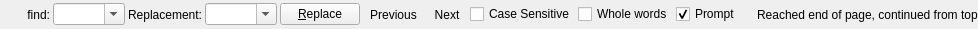
<ui version="4.0" >
 <class>ReplaceWidget</class>
 <widget class="QWidget" name="ReplaceWidget" >
  <property name="geometry" >
   <rect>
    <x>0</x>
    <y>0</y>
    <width>893</width>
    <height>29</height>
   </rect>
  </property>
  <property name="windowTitle" >
   <string>Form</string>
  </property>
  <layout class="QGridLayout" >
   <property name="leftMargin" >
    <number>0</number>
   </property>
   <property name="topMargin" >
    <number>0</number>
   </property>
   <property name="rightMargin" >
    <number>0</number>
   </property>
   <property name="bottomMargin" >
    <number>0</number>
   </property>
   <property name="horizontalSpacing" >
    <number>0</number>
   </property>
   <property name="verticalSpacing" >
    <number>0</number>
   </property>
   <item row="0" column="0" >
    <layout class="QHBoxLayout" >
     <property name="spacing" >
      <number>3</number>
     </property>
     <property name="leftMargin" >
      <number>0</number>
     </property>
     <property name="topMargin" >
      <number>0</number>
     </property>
     <property name="rightMargin" >
      <number>0</number>
     </property>
     <property name="bottomMargin" >
      <number>0</number>
     </property>
     <item>
      <widget class="QToolButton" name="toolClose" >
       <property name="text" >
        <string/>
       </property>
       <property name="icon" >
        <iconset resource="../resources/resources.qrc" >:/toolbar/images/cross.png</iconset>
       </property>
       <property name="autoRaise" >
        <bool>true</bool>
       </property>
      </widget>
     </item>
     <item>
      <widget class="QLabel" name="label_3" >
       <property name="text" >
        <string>find:</string>
       </property>
       <property name="alignment" >
        <set>Qt::AlignRight|Qt::AlignTrailing|Qt::AlignVCenter</set>
       </property>
      </widget>
     </item>
     <item>
      <widget class="QComboBox" name="textFind" >
       <property name="sizePolicy" >
        <sizepolicy vsizetype="Fixed" hsizetype="MinimumExpanding" >
         <horstretch>0</horstretch>
         <verstretch>0</verstretch>
        </sizepolicy>
       </property>
       <property name="maximumSize" >
        <size>
         <width>400</width>
         <height>16777215</height>
        </size>
       </property>
       <property name="editable" >
        <bool>true</bool>
       </property>
      </widget>
     </item>
     <item>
      <widget class="QLabel" name="label_4" >
       <property name="text" >
        <string>Replacement:</string>
       </property>
       <property name="alignment" >
        <set>Qt::AlignRight|Qt::AlignTrailing|Qt::AlignVCenter</set>
       </property>
      </widget>
     </item>
     <item>
      <widget class="QComboBox" name="textReplace" >
       <property name="sizePolicy" >
        <sizepolicy vsizetype="Fixed" hsizetype="MinimumExpanding" >
         <horstretch>0</horstretch>
         <verstretch>0</verstretch>
        </sizepolicy>
       </property>
       <property name="maximumSize" >
        <size>
         <width>400</width>
         <height>16777215</height>
        </size>
       </property>
       <property name="editable" >
        <bool>true</bool>
       </property>
      </widget>
     </item>
     <item>
      <widget class="QPushButton" name="replace" >
       <property name="text" >
        <string>&amp;Replace</string>
       </property>
      </widget>
     </item>
     <item>
      <widget class="QToolButton" name="toolPrevious" >
       <property name="text" >
        <string>Previous</string>
       </property>
       <property name="icon" >
        <iconset resource="../resources/resources.qrc" >:/divers/images/previous.png</iconset>
       </property>
       <property name="toolButtonStyle" >
        <enum>Qt::ToolButtonTextBesideIcon</enum>
       </property>
       <property name="autoRaise" >
        <bool>true</bool>
       </property>
      </widget>
     </item>
     <item>
      <widget class="QToolButton" name="toolNext" >
       <property name="minimumSize" >
        <size>
         <width>0</width>
         <height>0</height>
        </size>
       </property>
       <property name="text" >
        <string>Next</string>
       </property>
       <property name="icon" >
        <iconset resource="../resources/resources.qrc" >:/divers/images/next.png</iconset>
       </property>
       <property name="toolButtonStyle" >
        <enum>Qt::ToolButtonTextBesideIcon</enum>
       </property>
       <property name="autoRaise" >
        <bool>true</bool>
       </property>
       <property name="arrowType" >
        <enum>Qt::NoArrow</enum>
       </property>
      </widget>
     </item>
     <item>
      <widget class="QCheckBox" name="checkCase" >
       <property name="text" >
        <string>Case Sensitive</string>
       </property>
       <property name="checked" >
        <bool>false</bool>
       </property>
      </widget>
     </item>
     <item>
      <widget class="QCheckBox" name="checkWholeWords" >
       <property name="text" >
        <string>Whole words</string>
       </property>
      </widget>
     </item>
     <item>
      <widget class="QCheckBox" name="prompt" >
       <property name="text" >
        <string>Prompt</string>
       </property>
       <property name="checked" >
        <bool>true</bool>
       </property>
      </widget>
     </item>
     <item>
      <widget class="QFrame" name="labelWrapped" >
       <property name="frameShape" >
        <enum>QFrame::Box</enum>
       </property>
       <property name="frameShadow" >
        <enum>QFrame::Raised</enum>
       </property>
       <property name="lineWidth" >
        <number>0</number>
       </property>
       <layout class="QGridLayout" >
        <property name="leftMargin" >
         <number>0</number>
        </property>
        <property name="topMargin" >
         <number>0</number>
        </property>
        <property name="rightMargin" >
         <number>0</number>
        </property>
        <property name="bottomMargin" >
         <number>0</number>
        </property>
        <property name="horizontalSpacing" >
         <number>0</number>
        </property>
        <property name="verticalSpacing" >
         <number>0</number>
        </property>
        <item row="0" column="0" >
         <layout class="QHBoxLayout" >
          <property name="spacing" >
           <number>6</number>
          </property>
          <property name="leftMargin" >
           <number>0</number>
          </property>
          <property name="topMargin" >
           <number>0</number>
          </property>
          <property name="rightMargin" >
           <number>0</number>
          </property>
          <property name="bottomMargin" >
           <number>0</number>
          </property>
          <item>
           <widget class="QLabel" name="label" >
            <property name="text" >
             <string/>
            </property>
            <property name="pixmap" >
             <pixmap resource="../resources/resources.qrc" >:/divers/images/wrap.png</pixmap>
            </property>
           </widget>
          </item>
          <item>
           <widget class="QLabel" name="reached" >
            <property name="text" >
             <string>Reached end of page, continued from top</string>
            </property>
           </widget>
          </item>
         </layout>
        </item>
       </layout>
      </widget>
     </item>
     <item>
      <spacer>
       <property name="orientation" >
        <enum>Qt::Horizontal</enum>
       </property>
       <property name="sizeHint" >
        <size>
         <width>41</width>
         <height>21</height>
        </size>
       </property>
      </spacer>
     </item>
    </layout>
   </item>
  </layout>
 </widget>
 <resources>
  <include location="../resources/resources.qrc" />
 </resources>
 <connections/>
</ui>
